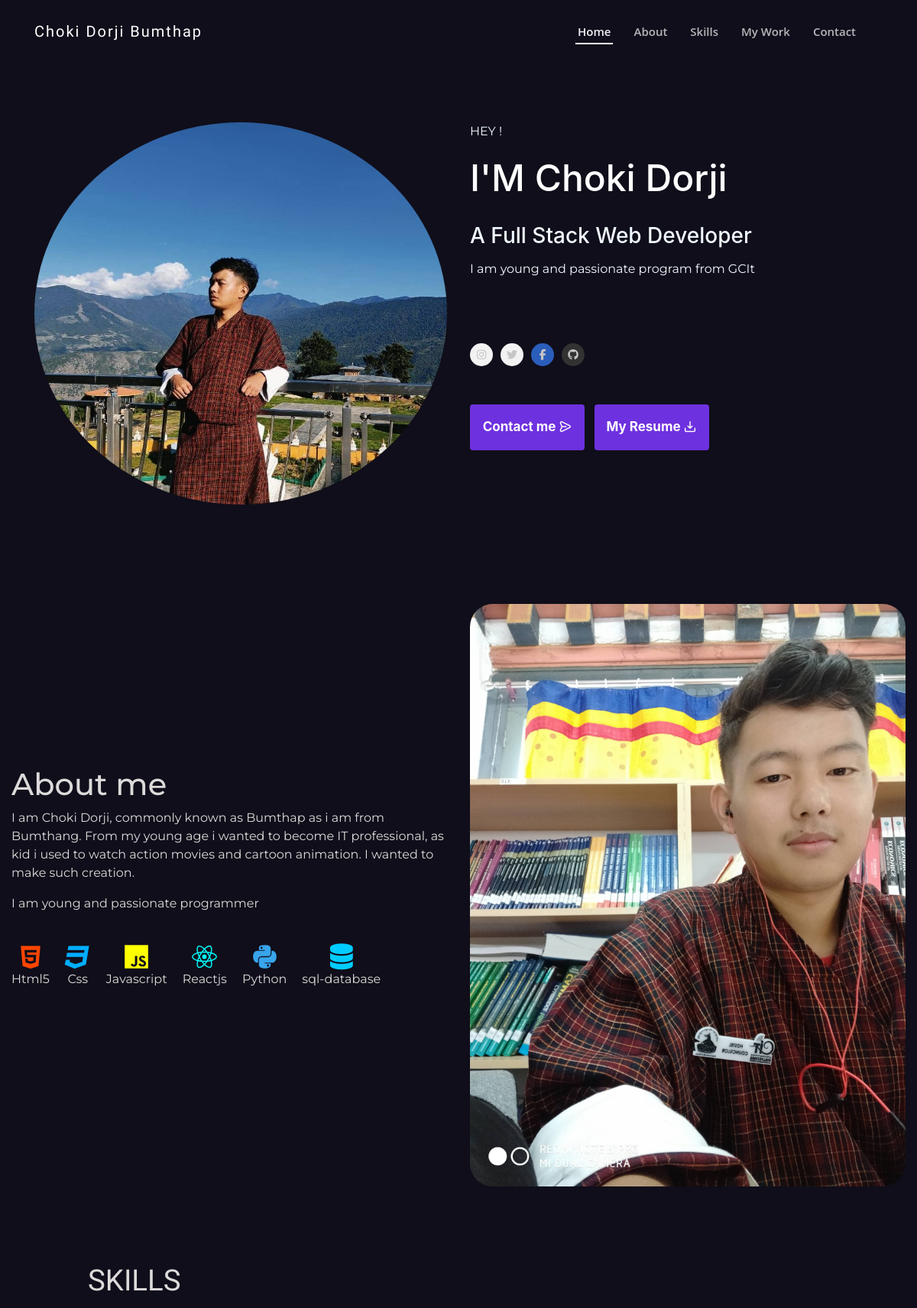
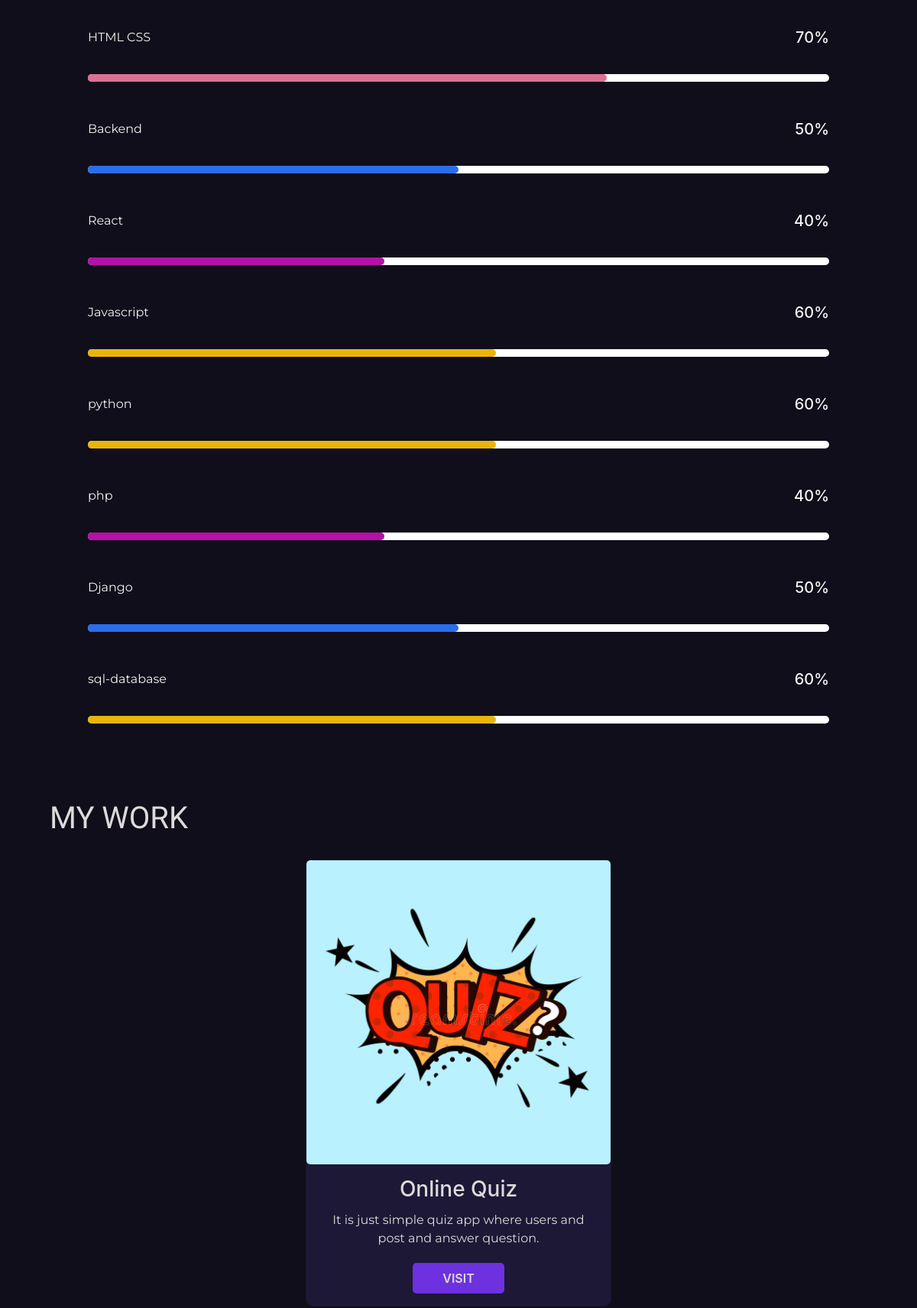
The page / (upper part) on the database its author committed (2 pictures, top to bottom).
### myself/models.py (models this page shows, shortened)
class PersonalInformation(models.Model):
    name_complete = models.CharField(max_length=50, blank=True, null=True)
    avatar = models.URLField(blank=True, null=True)
    mini_about = models.TextField(blank=True, null=True)
    address = models.CharField(max_length=100, blank=True, null=True)
    phone = models.CharField(max_length=20, blank=True, null=True)
    email = models.EmailField(max_length=255, blank=True, null=True)
    github = models.URLField(blank=True, null=True)
    linkedin = models.URLField(blank=True, null=True)
    facebook = models.URLField(blank=True, null=True)
    twitter = models.URLField(blank=True, null=True)
    instagram = models.URLField(blank=True, null=True)

class About(models.Model):
    title = models.CharField(max_length=20, blank=True, null=True)
    description1 = models.TextField(blank=False, null=True)
    description2 = models.TextField(blank=False, null=True)
    about_avatar = models.ImageField(blank=True, null = True)

class Projects(models.Model):
    title = models.CharField(max_length=50, blank=True, null=True)
    skill = models.TextField(max_length=230, blank=True, null=True)
    link = models.URLField(blank=True, null=True)
    image = models.ImageField(blank=True, null = True)

### myself/views.py (the view)
# urls.py: path('',views.home_page,name="main_home" )
def home_page(request):
    myinfo = PersonalInformation.objects.all()
    myabout = About.objects.all()
    myskills = Projects.objects.all()
    skills = Skills.objects.all()
    context = {
        "info": myinfo,
        "about": myabout,
        "skills": myskills,
        "know": skills
    }
    return render(request, 'home_page.html', context)

### myself/templates/home_page.html (shortened to what this page needs)
{% load static %}
<!DOCTYPE html>
<html lang="en">
<head>
      <link rel="stylesheet" href="https://unpkg.com/aos@next/dist/aos.css" />
    <link rel="stylesheet" href="https://code.ionicframework.com/ionicons/2.0.1/css/ionicons.min.css">
    <link rel="stylesheet" href="https://unicons.iconscout.com/release/v4.0.0/css/line.css">
    <link rel="stylesheet" href="https://allyoucan.cloud/cdn/icofont/1.0.1/icofont.css">
    <link href='https://cdn.jsdelivr.net/npm/boxicons@2.0.5/css/boxicons.min.css' rel='stylesheet'>
    <link rel="stylesheet" href="https://stackpath.bootstrapcdn.com/bootstrap/4.3.1/css/bootstrap.min.css">
    <link rel="stylesheet" href="{% static 'css/main.css' %}">
</head>
<body data-aos-easing="ease" data-aos-duration="1500" data-aos-delay="0">
    <header id="header" class="fixed-top ">
        <div class="container-fluid  navbur">
            <div class="navi">
                <div class="col-xl-9 d-flex align-items-center lefty">
                    <h1 class="logo mr-auto"><a href="#">Choki Dorji Bumthap</a></h1>
                    <nav class="nav-menu d-none d-lg-block float-right">
                        <ul>
                            <li class="active"><a href="#home">Home</a></li>
                            <li><a href="#about">About</a></li>
                            <li><a href="#skills">Skills</a></li>
                            <li><a href="#work">My Work</a></li>
                            <li><a href="#contact">Contact</a></li>
                        </ul>
                    </nav>
                </div>
            </div>
        </div>
    </header>
    <section class=" descript ">
        <div class="container" id="main">
            <div class="small-container ">
                <div class="row">
                    <div class="col-md-6 initial-1 aos-init" data-aos="zoom-in" data-aos-delay="300">
                        <img src="static/images/cc.jpg" alt="" height="500px" width="100px" style="border-radius: 50%;">
                    </div>
                    <div class="col-md-6 initial-0 aos-init " data-aos="zoom-in" data-aos-delay="200">
                        <p id="hey">HEY !</p>
                        {% for infor in info %}
                        <h1 id="name">I'M <span>{{infor.name_complete}}</span> </h1>
                        <h3> A Full Stack Web Developer</h3>
                        <p> {{infor.mini_about}}</p>
                        <br>
                        <br>
                        <div class="social">
                            <a href="{{infor.instagram}}"> <i class="fa fa-instagram"></i></a>
                            <a href="{{infor.twitter}}"> <i class="fa fa-twitter"></i></a>
                            <a href="{{infor.facebook}}"><i class="fa fa-facebook-f" style="background: #4974c5 "></i>
                           </a>
                            <a href="{{infor.github}}"><i class="fa fa-github"></i>
                            </a>
                        </div>
                        <div class="button">
                            <a href="mailto:{{infor.email}}"> <button class="main-button2">Contact me <i class="uil uil-message"style="" ></i>  </button></a>
                            <a class="main-button ml-2" href="{{infor.mycv}}" target="_blank" rel="noopener noreferrer"> <button id="btn2">My Resume <i class="uil uil-import"></i></i>
                            </button></a>
                        </div>
                    </div>
                    {% endfor %}
                </div>
            </div>
        </div>
    </section>
    <section class="about its-me " id="about">
        <div class="container2">
            <div class="small-container2 ">
                <div class="row2 initial-3">
                    {% for aboutme in about %}
                    <div class="col-md-6 aos-init" data-aos="fade-up-right" data-aos-delay="700">
                        <div class="title aos-init" data-aos="zoom-in" data-aos-delay="200">
                            <h1>{{aboutme.title}}</h1>
                        </div>
                        <p data-aos="zoom-in" data-aos-delay="200" class="aos-init">{{aboutme.description1}}</p>
                        <p data-aos="zoom-in" data-aos-delay="200" class="aos-init">{{aboutme.description2}}</p>
                        <div class="icons aos-init" data-aos="zoom-in" data-aos-delay="300">
                            <div> <i class="fa fa-html5"></i>
                                <p>Html5</p>
                            </div>
                            <div> <i class="fa fa-css3 " aria-hidden=”true”></i>
                                <p>Css</p>
                            </div>
                            <div>
                                <ion-icon name="logo-javascript" style="color: yellow;font-size:35px"></ion-icon>
                                <p>Javascript</p>
                            </div>
                            <div>
                                <ion-icon name="logo-react" style="color: cyan;font-size:35px"></ion-icon>
                                <p>Reactjs</p>
                            </div>
                            <div>
                                <ion-icon name="logo-python" style="color: #38a4ec;font-size:35px"></ion-icon>
                                <p>Python</p>
                            </div>
                            <div> <i class="fa fa-database"></i>
                                <p>sql-database</p>
                            </div>
                        </div>
                    </div>
                    <div class="col-md-6 initial-4">
                        <img src="static/images/chokid.jpg" alt="" style="border-radius: 30px">
                        {% endfor %}
                    </div>
                </div>
            </div>
        </div>
        <article>
            <div class="container skills" id="skills">
                <div class="small-container">
                    <div class="row9">
                        <div class="col-md-10 initial-5">
                            <div class="title">
                                <h1 class="">SKILLS</h1>
                            </div>
                            <div class="all-bars">
                                <div class="bars aos-init" data-aos="zoom-in" data-aos-delay="800">
                                    <div class="bar-info">
                                        <p>HTML CSS</p>
                                        <h5>70%</h5>
                                    </div>
                                    <div class="bar">
                                        <p id="one"></p>
                                    </div>
                                </div>
                                <div class="bars aos-init" data-aos="zoom-in" data-aos-delay="300">
                                    <div class="bar-info">
                                        <p>Backend</p>
                                        <h5>50%</h5>
                                    </div>
                                    <div class="bar">
                                        <p id="two"></p>
                                    </div>
                                </div>
                                <div class="bars aos-init" data-aos="zoom-in" data-aos-delay="300">
                                    <div class="bar-info">
                                        <p>React</p>
                                        <h5>40%</h5>
                                    </div>
                                    <div class="bar">
                                        <p id="six"></p>
                                    </div>
                                </div>
                                <div class="bars aos-init" data-aos="zoom-in" data-aos-delay="400">
                                    <div class="bar-info">
                                        <p>Javascript</p>
                                        <h5>60%</h5>
                                    </div>
                                    <div class="bar">
                                        <p id="five"></p>
                                    </div>
                                </div>
                                <div class="bars aos-init" data-aos="zoom-in" data-aos-delay="800">
                                    <div class="bar-info">
                                        <p>python</p>
                                        <h5>60%</h5>
                                    </div>
                                    <div class="bar">
                                        <p id="five"></p>
                                    </div>
                                </div>
                                <div class="bars aos-init" data-aos="zoom-in" data-aos-delay="500">
                                    <div class="bar-info">
                                        <p>php</p>
                                        <h5>40%</h5>
                                    </div>
                                    <div class="bar">
                                        <p id="six"></p>
                                    </div>
                                </div>
                                <div class="bars aos-init" data-aos="zoom-in" data-aos-delay="600">
                                    <div class="bar-info">
                                        <p>Django</p>
                                        <h5>50%</h5>
                                    </div>
                                    <div class="bar">
                                        <p id="two"></p>
                                    </div>
                                </div>
                                <div class="bars aos-init" data-aos="zoom-in" data-aos-delay="700">
                                    <div class="bar-info">
                                        <p>sql-database</p>
                                        <h5>60%</h5>
                                    </div>
                                    <div class="bar">
                                        <p id="five"></p>
                                    </div>
                                </div>
                            </div>
                        </div>
                    </div>
                </div>
            </div>
        </article>
    </section>
    <div class="work">
        <div class="container" id="work">
            <div class="title2">
                <h1>MY WORK</h1>
            </div>
            <div class="small-container">
                <div class="row3">
                    {% for sys in skills %}
                    <div class="card initial-6  w- aos-init" data-aos="zoom-in" data-aos-delay="500">
                        <img src="static/images/gg.jpg" alt="">
                        <div class="card-body col-5-info px-3 py-3" id="project">
                            <h3 class="pb-1">{{sys.title}}</h3>
                            <p class="pb-1">{{sys.skill}}</p>
                            <button><a href="{{sys.link}}">VISIT</a></button>
                        </div>
                    </div>
                    {% endfor %}
                </div>
            </div>
        </div>
    </div>
</body>
</html>

### rows shown on the page
PersonalInformation: name_complete "Choki Dorji", mini_about "I am young and passionate program from GCIt"
About: title "About me", description1 "I am Choki Dorji, commonly known as Bumthap as i am from Bumthang. From my young age i wanted to become IT professional, as kid i used to watch action movies and cartoon animation. I wanted to make such creation.", description2 "I am young and passionate programmer"
Projects: title "Online Quiz", skill "It is just simple quiz app where users and post and answer question."
